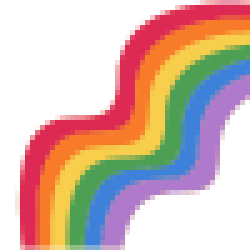
#> input picture image_pre-process/images-vals/test_img.png, 50 x 50 px, found by its file name (shown 5 times larger)
$ python gray-array_05.py
#> lines starting #> are read from the running program, lines starting #| are printed output that depends on the picture
#
# takes RGB image and turns it to grayscale
# checks if NxN filter fits exactly in img
# if not it adds border so it fits => new img dimensions
# converts values to binary
# puts in .txt to use as input to verilog
#
from PIL import Image
import cv2
import numpy as np
from PIL import Image, ImageOps


#file path
path = './image_pre-process/'

text_path = path + 'images-vals/struct_vals.txt'

#read image
img = cv2.imread(path +'images-vals/test_img.png')
#> img is the input picture: shape (50, 50, 3); mean B, G, R 175.8, 184.5, 213.9

#show image - original
#cv2.imshow('Original', img)
#cv2.waitKey(0)

#convert to grayscale
gray_img = cv2.cvtColor(img, cv2.COLOR_BGR2GRAY)
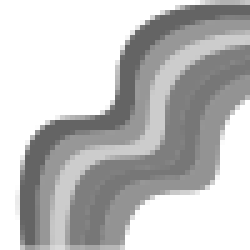
#> gray_img: shape (50, 50) (shown 5 times larger); min 100, max 255, mean 192.3

#get image size
(row, col) = gray_img.shape[0:2]
#> row = 50; col = 50

print('init img dimensions')
print(row)
#| 50
print(col)
#| 50

#N = size of mask matrix for each filer
N = 3

# fix size to fit NxN iteration
if (col%N != 0 or row%N != 0):

    #check if should add pixels
    x = N - col%N
#> x = 1
    y = N - row%N
#> y = 1

    #expand image - add border
    out_img = cv2.copyMakeBorder(gray_img,0,x,0,y,cv2.BORDER_CONSTANT, value= 0)
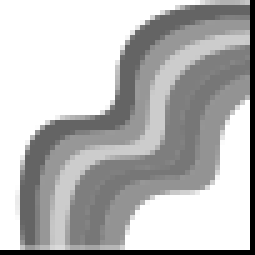
#> out_img: shape (51, 51) (shown 5 times larger); min 0, max 255, mean 184.8

else:
    out_img = gray_img


#get image size
(row, col) = out_img.shape[0:2]
#> row = 51; col = 51

print('new img dimensions')
print(row)
#| 51
print(col)
#| 51

#var to change lines
k = 0

#file stuff - iterate by desired struct
with open(text_path, 'w') as text_file:

        #iterate through each pixel in the image
        for k in range(0,row-3):
            for i in range(0,col):
                for m in range (k, N+k):

                    #gray img value to array
                    gray_value = out_img[m][i]

                    #gray rbg to hex value
                    hex_value = format(gray_value, '02X')

                    #convert to binary
                    hex_int = int(hex_value, 16)
                    binary = bin(hex_int)

                    #binary value to text file
                    text_file.write(f"{binary} ")
            k = k+1
            #new line in txt file
            text_file.write(f"\n")


'''
#test array to check numbers
test = [[0]*col]*row

for i in range(0, row):

    for j in range(0, col):

        test[i][j] = j


#print(test)

'''
